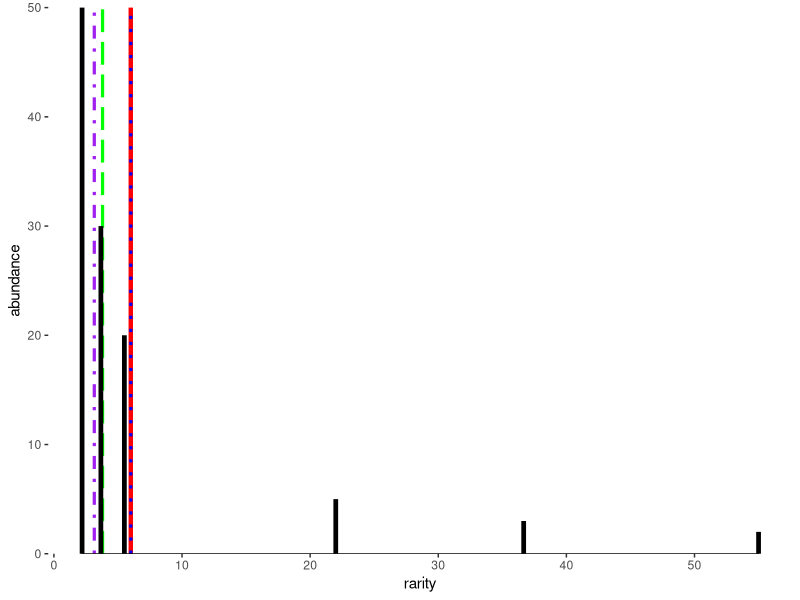
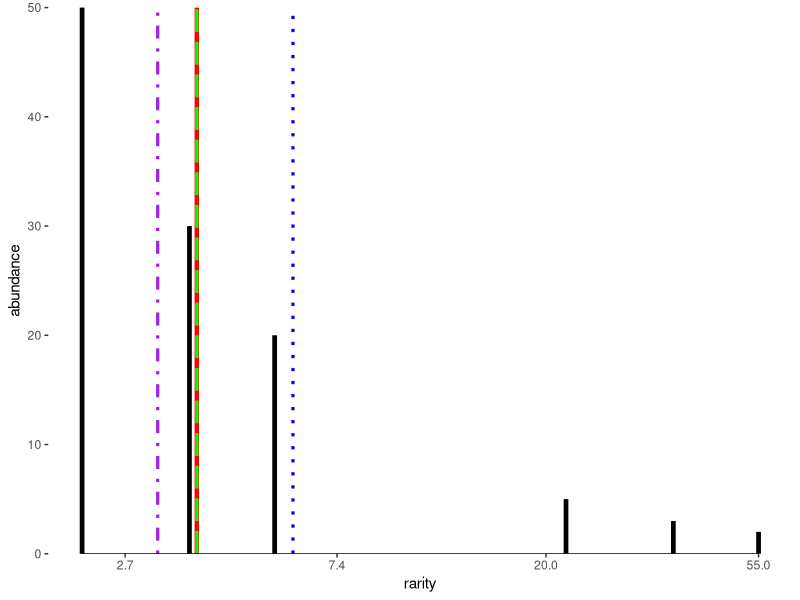
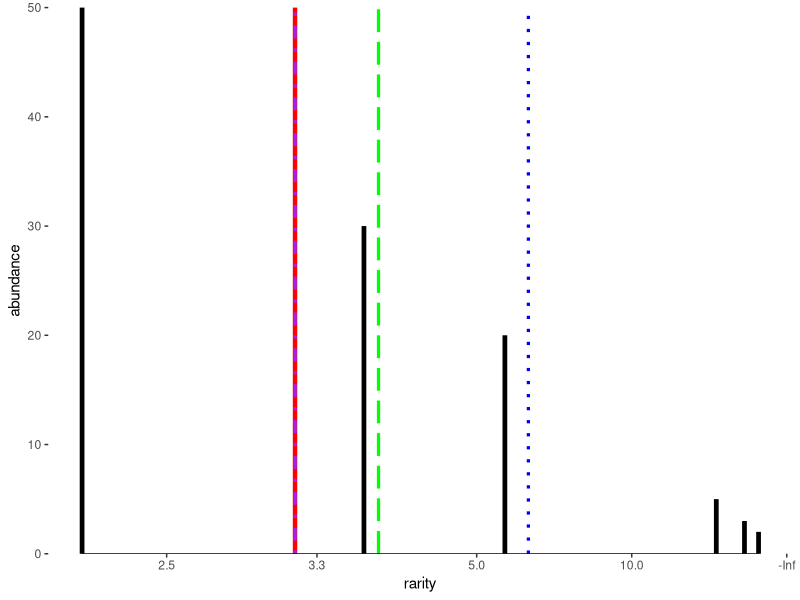

These figures' R source, in order:
library(tidyverse)
library(ggthemes)
theme_set(theme_tufte(base_family = "sans"))

require(scales) # trans_new() is in the scales library
#need the reverse bit for the scaling of the axes to get them in the right orientation
pfun=function(x, pow, rever=F){
	if (pow==0) return(log(x))
    if (rever==T){
    if (pow<0) return(-x^pow)
        return(x^pow)}
	return(x^pow)
}

ipfun=function(x, pow, rever=F){
	if (pow==0) return(exp(x))
    if(rever==T){if (pow<0) return(-x^(1/pow))
        return(x^(1/pow))}
	return(x^(1/pow))
}

#add a diversity function to make graphs more complicated
dfun<-function(ab, l){ipfun(sum(ab*pfun(sum(ab)/ab, l))/sum(ab),l)}

## This is weird craftiness to make functions above work with coord_trans

prettify <- function(breaks){
    # round numbers, more aggressively the larger they are
    digits <- -floor(log10(abs(breaks))) + 1
    digits[breaks == 0] <- 0
    return(round(breaks, digits = digits))
}


power_trans = function(pow) trans_new(name="power"
    , transform = function(x) pfun(x, pow, rever=T)
	, inverse = function(x) ipfun(x, pow, rever=T)
	, breaks = function(x) prettify(trans_breaks(function(x) pfun(x, pow, rever=T), function(x) ipfun(x, pow, rever=T), n =5) (c(0,x)*1.1))
    , domain = c(1, 10000)
)

fancy_rep<-function(df){data.frame(df[rep(1:nrow(df), df$abundance),])}

rarity_plot <- function(abundance, p){
	rf <- tibble(names = as.factor(1:length(abundance))
		, abundance
		, rarity = sum(abundance)/abundance
	)
	div <- summarise(rf, div=ipfun(
		sum(abundance*pfun(rarity, p))/sum(abundance)
		, p
	)) %>% pull(div)
	rf2<-data.frame("boxcol"=1:nrow(fancy_rep(rf)),fancy_rep(rf))
	rp <- (ggplot(rf, aes(x=rarity))
	             # +geom_bar(aes(fill=boxcol), colour="red")
	       # +scale_fill_manual(c("red", "blue"))
	       + geom_vline(xintercept=div, color="red", size=1.5)
	       + geom_vline(xintercept=dfun(ab,1), color="blue", linetype=3, size=1.1)
	       + geom_vline(xintercept=dfun(ab,-1), color="purple", linetype=4, size=1.1)
	       + geom_vline(xintercept=dfun(ab,0), color="green", linetype=5, size=1.1)
	+ geom_segment(aes(x=rarity, xend=rarity, y=abundance, yend=0), size=1.6)
		#could probably set breaks more flexibly
		+ scale_x_continuous(trans=power_trans(pow=p))
		#the expand=c(0,0) is what fixes x-axis in place at y=0
		+ scale_y_continuous(expand=c(0,0))
		#this is what makes the axis lines... it is just a line segment from min to max of the provided data. teh breaks are provided in scale_x_continuous or scale_y_continuous, wich in turn can get them from 
		+ geom_rangeframe(data=data.frame(rarity=c(min(rf$rarity), max(rf$rarity)), abundance=c(0,max(abundance)+10)))
	
	    + theme(legend.position="none")
		
	)
	return(rp)
}



ab <- c(20,30,50)
# ab<-c(100, 20, 15, 10, 2, 1, 1,1)
ab<-c(50,20,30,5,3,2)


rarity_plot(ab, 1)
rarity_plot(ab, 0)
rarity_plot(ab, -1)
